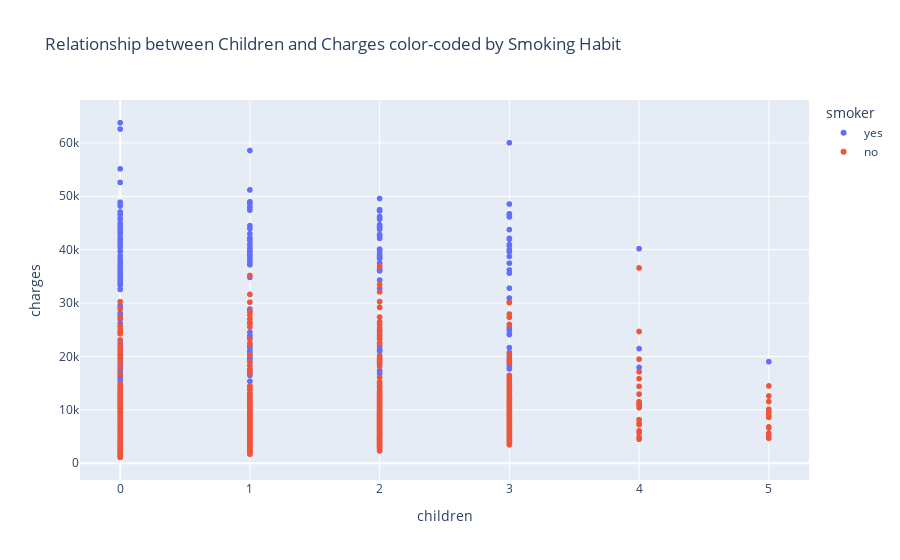

This figure's notebook cell:
### Code cell
import plotly.express as px

# No matter the bmi, the people who smoke pay more in general. The red dots representing the people who don't smoke are mostly below across all levels of bmi.

fig = px.scatter(med, x='children', y='charges', color='smoker',
                 title='Relationship between Children and Charges color-coded by Smoking Habit')
fig.show()

### Figure 1 — Plotly figure (JSON) as saved in the notebook; plotly's stock layout.template omitted (floating-point values rounded to 4 significant figures; data arrays with more than 128 entries replaced by an {"elided": "..."} marker saying what was removed)
{"data": [{"hovertemplate": "smoker=yes<br>children=%{x}<br>charges=%{y}<extra></extra>", "legendgroup": "yes", "marker": {"color": "#636efa", "symbol": "circle"}, "mode": "markers", "name": "yes", "showlegend": true, "type": "scattergl", "x": {"elided": "274 int values"}, "xaxis": "x", "y": {"elided": "274 float values"}, "yaxis": "y"}, {"hovertemplate": "smoker=no<br>children=%{x}<br>charges=%{y}<extra></extra>", "legendgroup": "no", "marker": {"color": "#EF553B", "symbol": "circle"}, "mode": "markers", "name": "no", "showlegend": true, "type": "scattergl", "x": {"elided": "1063 int values"}, "xaxis": "x", "y": {"elided": "1063 float values"}, "yaxis": "y"}], "layout": {"legend": {"title": {"text": "smoker"}, "tracegroupgap": 0}, "title": {"text": "Relationship between Children and Charges color-coded by Smoking Habit"}, "xaxis": {"anchor": "y", "domain": [0, 1], "title": {"text": "children"}}, "yaxis": {"anchor": "x", "domain": [0, 1], "title": {"text": "charges"}}}}
